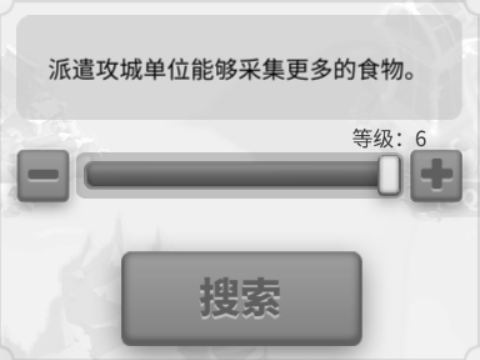
#> input picture pics/farm_level_685-405-1165-765.png, 480 x 360 px, found by its file name
$ python similar.py
#> lines starting #> are read from the running program, lines starting #| are printed output that depends on the picture; long printed decimals are rounded
# -*- coding: utf-8 -*-
# @Author  : LG

import cv2
import numpy as np

def pHash(img):
    # 感知哈希算法
    # 缩放32*32
    img = cv2.resize(img, (32, 32))  # , interpolation=cv2.INTER_CUBIC

    # 转换为灰度图
    gray = cv2.cvtColor(img, cv2.COLOR_BGR2GRAY)
    # 将灰度图转为浮点型，再进行dct变换
    dct = cv2.dct(np.float32(gray))
    # opencv实现的掩码操作
    dct_roi = dct[0:8, 0:8]

    hash = []
    avreage = np.mean(dct_roi)
    for i in range(dct_roi.shape[0]):
        for j in range(dct_roi.shape[1]):
            if dct_roi[i, j] > avreage:
                hash.append(1)
            else:
                hash.append(0)
    return hash


def cmpHash(hash1, hash2):
    # Hash值对比
    # 算法中1和0顺序组合起来的即是图片的指纹hash。顺序不固定，但是比较的时候必须是相同的顺序。
    # 对比两幅图的指纹，计算汉明距离，即两个64位的hash值有多少是不一样的，不同的位数越小，图片越相似
    # 汉明距离：一组二进制数据变成另一组数据所需要的步骤，可以衡量两图的差异，汉明距离越小，则相似度越高。汉明距离为0，即两张图片完全一样
    n = 0
    # hash长度不同则返回-1代表传参出错
    if len(hash1) != len(hash2):
        return -1
    # 遍历判断
    for i in range(len(hash1)):
        # 不相等则n计数+1，n最终为相似度
        if hash1[i] != hash2[i]:
            n = n + 1
    return n


def calculate(img1, img2):
    hash1 = pHash(img1)
    hash2 = pHash(img2)
    n = cmpHash(hash1, hash2)
    return (64-n)/64

if __name__ == '__main__':
    img = cv2.imread('/home/super/PycharmProjects/untitled1/pics/farm_level_685-405-1165-765.png')
#> img is the input picture: shape (360, 480, 3); min 0, max 255, mean 199.7
    img1 = cv2.imread('/home/super/PycharmProjects/untitled1/pics/gold_level_1510-405-1990-765.png')
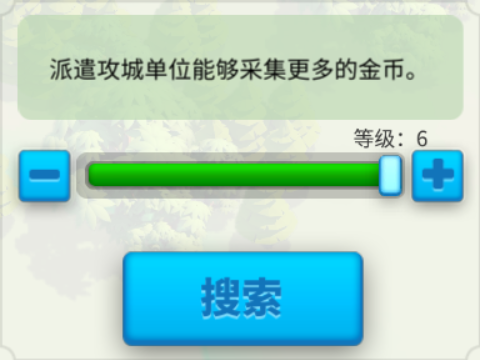
#> input picture pics/gold_level_1510-405-1990-765.png, 480 x 360 px, found by its file name
#> img1 is the input picture: shape (360, 480, 3); mean B, G, R 202.4, 213.2, 172.4
    img2 = cv2.imread('/home/super/PycharmProjects/untitled1/pics/stone_level_1235-405-1715-765.png')
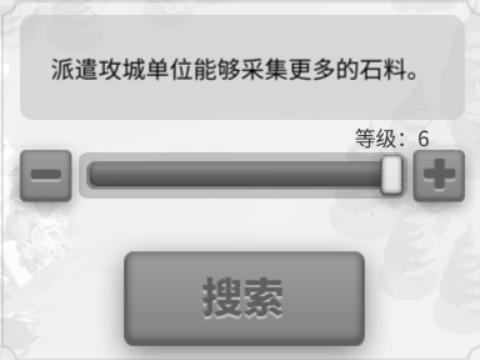
#> input picture pics/stone_level_1235-405-1715-765.png, 480 x 360 px, found by its file name
#> img2 is the input picture: shape (360, 480, 3); min 0, max 255, mean 200.3

    r1 = calculate(img, img1)
#> in pHash, `img = cv2.resize(img, (32, 32))`:
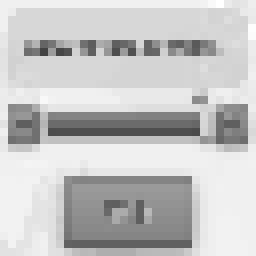
#> img: shape (32, 32, 3) (shown 8 times larger); min 67, max 255, mean 197
#> in pHash, `dct = cv2.dct(np.float32(gray))`:
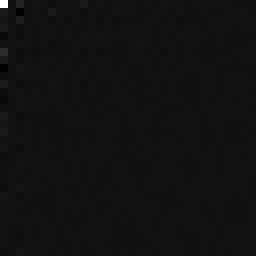
#> dct: shape (32, 32) float32 (shown 8 times larger); min -454.8, max 6304.9, mean 7.4; drawn with min black and max white
#> in pHash, `avreage = np.mean(dct_roi)`: avreage = 117.4
#> in calculate, `hash1 = pHash(img1)`: hash1 = 64 values, max 1 at index 0, min 0 at index 1, mean 0.125
#> in pHash (call 2), `img = cv2.resize(img, (32, 32))`:
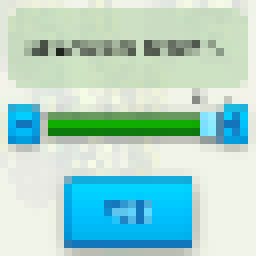
#> img: shape (32, 32, 3) (shown 8 times larger); mean of channels 0, 1, 2 201.7, 211.3, 168.7; drawn as B, G, R
#> in pHash (call 2), `gray = cv2.cvtColor(img, cv2.COLOR_BGR2GRAY)`:
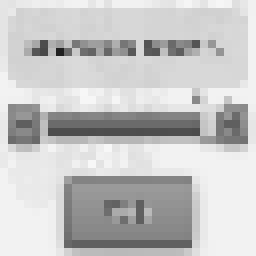
#> gray: shape (32, 32) (shown 8 times larger); min 33, max 247, mean 197.5
#> in pHash (call 2), `avreage = np.mean(dct_roi)`: avreage = 114.7
#> in calculate, `hash2 = pHash(img2)`: hash2 = 64 values, max 1 at index 0, min 0 at index 1, mean 0.141
#> the loop in cmpHash, `for i in range(len(hash1)):` made 64 passes
#> n on pass 17: 1
#> after the loop in cmpHash, `for i in range(len(hash1)):`: n = 1
#> r1 = 0.984
    r2 = calculate(img, img2)
#> in pHash (call 4), `img = cv2.resize(img, (32, 32))`:
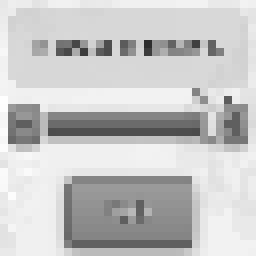
#> img: shape (32, 32, 3) (shown 8 times larger); min 45, max 254, mean 197.8
#> in pHash (call 4), `avreage = np.mean(dct_roi)`: avreage = 115.9
#> the loop in cmpHash (call 2), `for i in range(len(hash1)):` made 64 passes
#> r2 = 1
    print(r1, r2)
#| 0.9844 1.0
